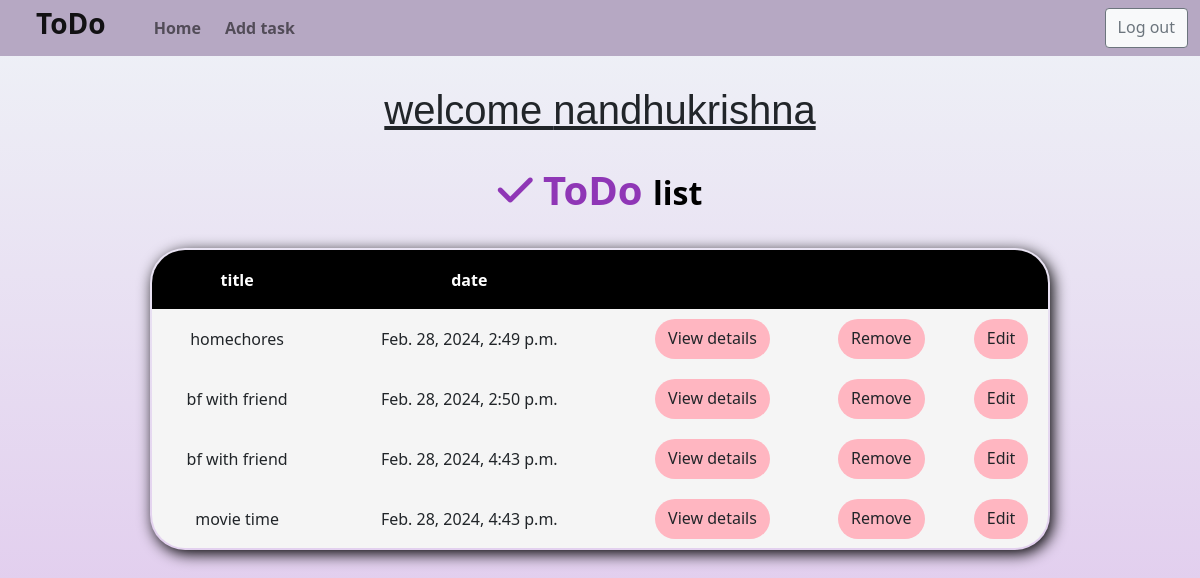
The page /todoapp/task/all/ (signed in) on the database its author committed.
### todoapp/models.py (models this page shows, shortened)
class Task(models.Model):
    title=models.CharField(max_length=200)
    status_options=(
        ('completed','completed'),
        ('pending','pending')
    )
    status=models.CharField(max_length=200,choices=status_options,default='pending')
    date=models.DateTimeField(auto_now_add=True)
    user_object=models.ForeignKey(User,on_delete=models.CASCADE)

### todoapp/views.py (the view)
# urls.py: path("task/all/",views.TaskListView.as_view(),name="task-list"),
@method_decorator([signin_required,never_cache],name="dispatch")
class TaskListView(View):
    def get(self,request,*args,**kwargs):
        qs=Task.objects.filter(user_object=request.user)
        cur_month=timezone.now().month
        cur_year=timezone.now().year
        group_by_qs=Task.objects.filter(
            user_object=request.user,
            date__month=cur_month,
            date__year=cur_year
            ).values("status").annotate(number=Count("status"))
        print(group_by_qs)
        return render(request,"task_list.html",{"data":qs,"status_count":group_by_qs})

### todoapp/decorator.py (called while the page is built)
def signin_required(fn):
    def wrapper(request,*args,**kwargs):
        if not request.user.is_authenticated:
            messages.error(request,"invalid session")
            return redirect("signin")
        else:
            return fn(request,*args,**kwargs)
    return wrapper

### todoapp/templates/task_list.html (shortened to what this page needs)
<!DOCTYPE html>
<html lang="en">
<head>
    <link href="https://cdn.jsdelivr.net/npm/bootstrap@5.0.2/dist/css/bootstrap.min.css" rel="stylesheet">
</head>
<body>
    <nav class="navbar navbar-expand-lg navbar-light">
        <div class="container-fluid" style="height:40px">
          <h3 class="navbar-brand fs-3 px-4" style="font-family:system-ui, -apple-system, BlinkMacSystemFont, 'Segoe UI', Roboto, Oxygen, Ubuntu, Cantarell, 'Open Sans', 'Helvetica Neue', sans-serif;"><b>ToDo</b></h3>
          <div class="collapse navbar-collapse" id="navbarSupportedContent">
            <ul class="navbar-nav me-auto mb-2 mb-lg-0 gap-2">
              <li class="nav-item">
                <a class="nav-link" aria-current="page" href="{% url 'task-list' %}" id="ee"><b>Home</b></a>
              </li>
              <li class="nav-item">
                <a class="nav-link" href="{% url 'task-add' %}" id="ee"><b>Add task</b></a>
              </li>
            </ul>
            <div class="d-flex">
              <a href="{% url 'signout' %}" class="btn btn-light btn-outline-secondary">Log out</a>
            </div>
          </div>
        </div>
      </nav>
    <h1 class="d-flex justify-content-center" id="o">welcome {{request.user}}</h1><br>
    <h1 class="d-flex justify-content-center" id="t"><b><i class="fa-solid fa-check"></i> ToDo <font color="black" size="6px">list</font></b></h1>
    <center>
   <table>
    <tr>
    <th>title</th>
    <th>date</th>
    <th></th>
    <th></th>
    <th></th>
    </tr>
    {%for t in data%}
    <tr>
        <td>{{t.title}}</td>
        <td>{{t.date}}</td>
        <td><a href="{% url 'task-detail' t.id %}" class="btn rounded-pill" id="i">View details</a></td>
        <td><a href="{% url 'task-delete' t.id %}" class="btn rounded-pill" id="i">Remove</a></td>
        <td><a href="{% url 'task-update' t.id %}" class="btn rounded-pill" id="i">Edit</a></td>
    </tr>
    {%endfor%}
   </table>
</center>
</body>
</html>

### rows shown on the page
Task: title "homechores", date "Feb. 28, 2024, 2:49 p.m."
Task: title "bf with friend", date "Feb. 28, 2024, 2:50 p.m."
Task: title "bf with friend", date "Feb. 28, 2024, 4:43 p.m."
Task: title "movie time", date "Feb. 28, 2024, 4:43 p.m."

### other values the page prints
{{ request.user }} "nandhukrishna"
